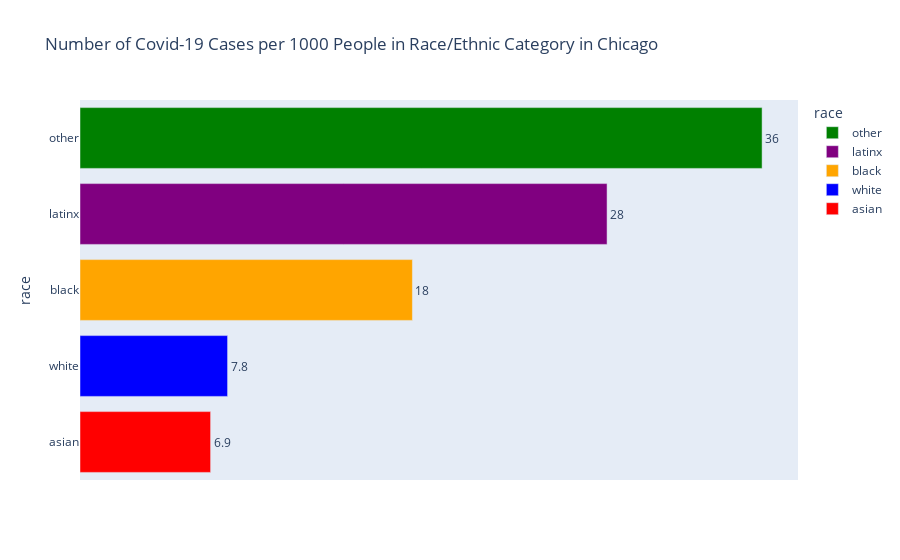

Write notebook code for a chart like this one.
### Code cell
#Bar Chart of the Number of COVID-19 Cases Per Racial/Ethnic Category Per 1000 People in that Race/Ethnic Group in Chicago

cases_per1000=covid_chicago_pop[['race','rel_cases_per1000']]
cases_per1000_sort = cases_per1000.sort_values(by='rel_cases_per1000', ascending = False)


import plotly.express as px
fig = px.bar(cases_per1000_sort, x='rel_cases_per1000', y='race', color='race', orientation='h',color_discrete_sequence=["green", "purple", "orange", "blue", "red"],
             title="Number of Covid-19 Cases per 1000 People in Race/Ethnic Category in Chicago",
             text = cases_per1000_sort["rel_cases_per1000"]
    )
fig.update_layout(xaxis={'visible': False})
fig.update_traces(texttemplate='%{text:.2s}',textposition='outside')
fig.show()

### Figure 1 — Plotly figure (JSON) as saved in the notebook; plotly's stock layout.template omitted (floating-point values rounded to 4 significant figures)
{"data": [{"alignmentgroup": "True", "hovertemplate": "race=%{y}<br>rel_cases_per1000=%{text}<extra></extra>", "legendgroup": "other", "marker": {"color": "green"}, "name": "other", "offsetgroup": "other", "orientation": "h", "showlegend": true, "text": [36.13], "textposition": "outside", "texttemplate": "%{text:.2s}", "type": "bar", "x": [36.13], "xaxis": "x", "y": ["other"], "yaxis": "y"}, {"alignmentgroup": "True", "hovertemplate": "race=%{y}<br>rel_cases_per1000=%{text}<extra></extra>", "legendgroup": "latinx", "marker": {"color": "purple"}, "name": "latinx", "offsetgroup": "latinx", "orientation": "h", "showlegend": true, "text": [27.92], "textposition": "outside", "texttemplate": "%{text:.2s}", "type": "bar", "x": [27.92], "xaxis": "x", "y": ["latinx"], "yaxis": "y"}, {"alignmentgroup": "True", "hovertemplate": "race=%{y}<br>rel_cases_per1000=%{text}<extra></extra>", "legendgroup": "black", "marker": {"color": "orange"}, "name": "black", "offsetgroup": "black", "orientation": "h", "showlegend": true, "text": [17.61], "textposition": "outside", "texttemplate": "%{text:.2s}", "type": "bar", "x": [17.61], "xaxis": "x", "y": ["black"], "yaxis": "y"}, {"alignmentgroup": "True", "hovertemplate": "race=%{y}<br>rel_cases_per1000=%{text}<extra></extra>", "legendgroup": "white", "marker": {"color": "blue"}, "name": "white", "offsetgroup": "white", "orientation": "h", "showlegend": true, "text": [7.817], "textposition": "outside", "texttemplate": "%{text:.2s}", "type": "bar", "x": [7.817], "xaxis": "x", "y": ["white"], "yaxis": "y"}, {"alignmentgroup": "True", "hovertemplate": "race=%{y}<br>rel_cases_per1000=%{text}<extra></extra>", "legendgroup": "asian", "marker": {"color": "red"}, "name": "asian", "offsetgroup": "asian", "orientation": "h", "showlegend": true, "text": [6.917], "textposition": "outside", "texttemplate": "%{text:.2s}", "type": "bar", "x": [6.917], "xaxis": "x", "y": ["asian"], "yaxis": "y"}], "layout": {"autosize": true, "barmode": "relative", "legend": {"title": {"text": "race"}, "tracegroupgap": 0}, "title": {"text": "Number of Covid-19 Cases per 1000 People in Race/Ethnic Category in Chicago"}, "xaxis": {"anchor": "y", "autorange": true, "domain": [0, 1], "range": [0, 38.03], "title": {"text": "rel_cases_per1000"}, "type": "linear", "visible": false}, "yaxis": {"anchor": "x", "autorange": true, "categoryarray": ["asian", "white", "black", "latinx", "other"], "categoryorder": "array", "domain": [0, 1], "range": [-0.5, 4.5], "title": {"text": "race"}, "type": "category"}}}
